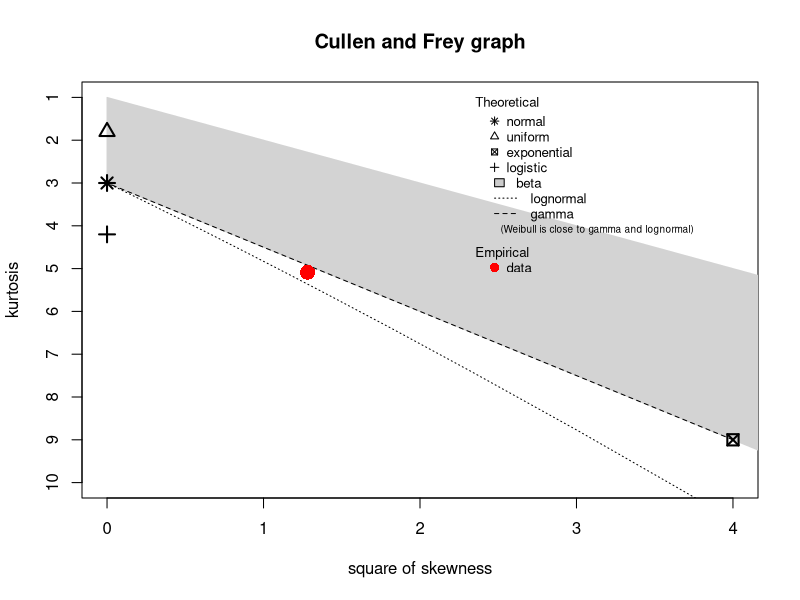
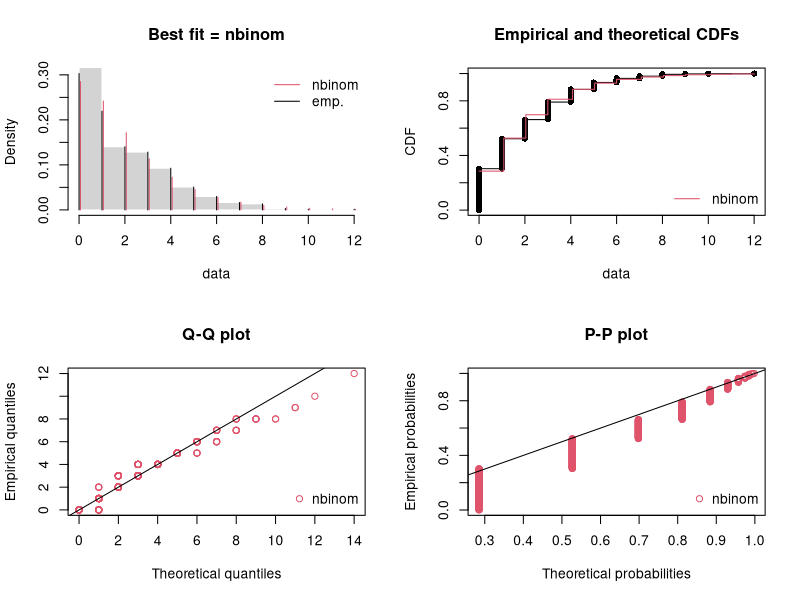
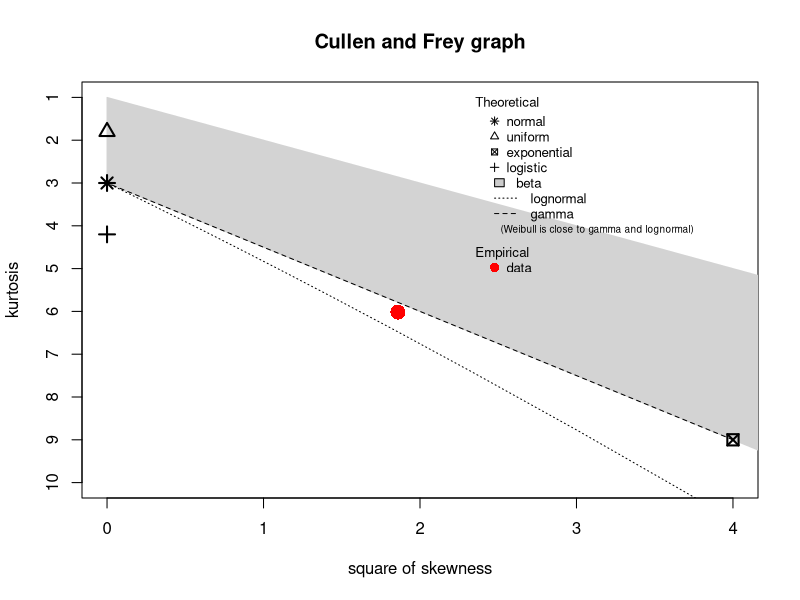

Here is the R script that generated these plots, in order: (Note: this script raises an error after producing the figures.)
# INSTALL PACKAGES
library(readxl)
data <- read_excel("THESISDATA.xlsx")

install.packages("emmeans") # Estimated marginal means
install.packages("multcomp") # Multiple comparisons
install.packages("glmmTMB")
library(emmeans)
library(multcomp)
library(lme4)
library(nlme)
library(MASS)
library(survival)
library(fitdistrplus)
library(glmmTMB)
install.packages("nlme")
install.packages("ordinal")
library(ordinal)

# 1. FIT THE DISTRIBUTIONS TO FIND BEST GLM MODELS 

# Dependent Variables
data$Internal_total
descdist(data$Internal_total)

# install.packages(c("fitdistrplus","MASS")) # if needed
library(fitdistrplus)
library(MASS)
library(fitdistrplus)

best_fit_distribution <- function(x,
                                  bounds = NULL,
                                  candidates = NULL,
                                  plot = TRUE) {
  x <- x[is.finite(x)]  # remove NA/Inf
  n <- length(x)
  if (n < 20) stop("Not enough observations (need >= 20).")
  
  is_integer <- all(abs(x - round(x)) < .Machine$double.eps^0.5)
  unique_vals <- sort(unique(x))
  is_likert <- is_integer && length(unique_vals) <= 7 &&
    all(unique_vals %in% seq(min(unique_vals), max(unique_vals))) &&
    max(unique_vals) <= 7 && min(unique_vals) >= 1
  
  if (is_likert) {
    message("Likert-style ordinal data detected. Use an ordinal model (e.g., ordinal::clmm).")
    return(invisible(NULL))
  }
  
  # Default candidate sets
  if (is.null(candidates)) {
    if (is_integer) {
      candidates <- c("poisson", "nbinom")
    } else {
      candidates <- c("norm", "lnorm", "gamma")
      if (!is.null(bounds) && bounds[1] >= 0 && bounds[2] > bounds[1]) {
        candidates <- c(candidates, "beta_scaled")
      }
    }
  }
  
  # Safe fitting
  safe_fit <- function(expr) {
    tryCatch(suppressWarnings(expr), error = function(e) NULL)
  }
  
  fits <- list()
  aics <- bic <- numeric(0)
  
  for (fam in candidates) {
    fit <- NULL
    if (fam %in% c("norm","lnorm","gamma","poisson","nbinom")) {
      fit <- safe_fit(fitdist(x, distr = fam))
    } else if (fam == "beta_scaled" && !is.null(bounds)) {
      a <- bounds[1]; b <- bounds[2]
      eps <- 1e-6
      x01 <- pmin(pmax((x - a)/(b - a), eps), 1 - eps)
      fit <- safe_fit(fitdist(x01, distr = "beta"))
      if (!is.null(fit)) attr(fit, "beta_scaled_bounds") <- c(a, b)
    }
    
    if (!is.null(fit)) {
      fits[[fam]] <- fit
      k <- length(fit$estimate)
      ll <- fit$loglik
      aics[fam] <- AIC(fit)
      bic[fam] <- -2*ll + k * log(n)
    }
  }
  
  if (length(fits) == 0) stop("No distributions could be fitted.")
  
  tab <- data.frame(
    distribution = names(fits),
    AIC = as.numeric(aics[names(fits)]),
    BIC = as.numeric(bic[names(fits)]),
    row.names = NULL
  )
  tab <- tab[order(tab$AIC), ]
  
  if (plot) {
    op <- par(mfrow = c(2,2))
    on.exit(par(op))
    denscomp(fits[[tab$distribution[1]]], main = paste("Best fit =", tab$distribution[1]))
    cdfcomp(fits[[tab$distribution[1]]])
    qqcomp(fits[[tab$distribution[1]]])
    ppcomp(fits[[tab$distribution[1]]])
  }
  
  return(list(recommended = tab$distribution[1], table = tab, fits = fits))
}

# Test the distribution fits for memory details--> all fit to nbinom
res_cont <- best_fit_distribution(data$External, bounds = c(0,40))
res_cont$recommended
res_cont$table

#Test the distribution for memory ratings
descdist(data$edint)

###############################################################################

#2. MEMORY DETAIL MODELS --Rely on Nbinom distributions

# 2.1. Prepare the variables:
num_from_comma <- function(x) as.numeric(gsub(",", ".", x, fixed = TRUE))

data$Object_OSIQ_Factor12item  <- num_from_comma(data$Object_OSIQ_Factor12item)
data$Spatial_OSIQ_Factor14item <- num_from_comma(data$Spatial_OSIQ_Factor14item)
data$ZVVIQ_TOTAL  <- num_from_comma(data$ZVVIQ_TOTAL)
data$ZMRT_TOTAL <- num_from_comma(data$ZMRT_TOTAL)

data$Emotion_Condition <- as.factor(data$Emotion_Condition)
data$ID <- as.factor(data$ID)

# Optional but helps convergence/interpretation
data$Object_OSIQ_z  <- scale(data$Object_OSIQ_Factor12item)
data$Spatial_OSIQ_z <- scale(data$Spatial_OSIQ_Factor14item)





# Models for Memory Details 

# 1. Internal Details

model1 <- glmmTMB(
  Internal_total ~ Emotion_Condition + ZMRT_TOTAL + Spatial_OSIQ_z + (1 | ID),
  family = nbinom2,
  data = data,
  na.action = na.exclude
)
summary(model1)


model2 <- glmmTMB(
  Internal_total ~ Emotion_Condition + Object_OSIQ_z + Spatial_OSIQ_z + ZVVIQ_TOTAL + ZMRT_TOTAL+(1 | ID),
  family = nbinom2,
  data = data,
  na.action = na.exclude
)
summary(model2)

# 2. Event Details 

model1 <- glmmTMB(
  edint ~ Emotion_Condition + ZMRT_TOTAL + Spatial_OSIQ_z + (1 | ID),
  family = nbinom2,
  data = data,
  na.action = na.exclude
)
summary(model1)


model2 <- glmmTMB(
  edint ~ Emotion_Condition + Object_OSIQ_z + Spatial_OSIQ_z + ZVVIQ_TOTAL + ZMRT_TOTAL+(1 | ID),
  family = nbinom2,
  data = data,
  na.action = na.exclude
)
summary(model2)

# 3. Perceptual Details 

model1 <- glmmTMB(
  percint ~ Emotion_Condition + ZMRT_TOTAL + Spatial_OSIQ_z + (1 | ID),
  family = nbinom2,
  data = data,
  na.action = na.exclude
)
summary(model1)


model2 <- glmmTMB(
  percint ~ Emotion_Condition + Object_OSIQ_z + Spatial_OSIQ_z + ZVVIQ_TOTAL + ZMRT_TOTAL+(1 | ID),
  family = nbinom2,
  data = data,
  na.action = na.exclude
)
summary(model2)


# Now compare using anova()
anova(model1, model2)
AIC(model1, model2)


# 4. Time
model1 <- glmmTMB(
  tint ~ Emotion_Condition + ZMRT_TOTAL + Spatial_OSIQ_z + (1 | ID),
  family = nbinom2,
  data = data,
  na.action = na.exclude
)
summary(model1)


model2 <- glmmTMB(
  tint ~ Emotion_Condition + Object_OSIQ_z + Spatial_OSIQ_z + ZVVIQ_TOTAL + ZMRT_TOTAL+(1 | ID),
  family = nbinom2,
  data = data,
  na.action = na.exclude
)
summary(model2)

# 4.1. Time with interactions
model1 <- glmmTMB(
  tint ~ Emotion_Condition + ZMRT_TOTAL + Spatial_OSIQ_z + (1 | ID),
  family = nbinom2,
  data = data,
  na.action = na.exclude
)
summary(model1)

model2 <- glmmTMB(
  tint ~ Emotion_Condition *ZMRT_TOTAL + Emotion_Condition *Spatial_OSIQ_z + (1 | ID),
  family = nbinom2,
  data = data,
  na.action = na.exclude
)
summary(model2)

# 5. Place
model1 <- glmmTMB(
  plint ~ Emotion_Condition + ZMRT_TOTAL + Spatial_OSIQ_z + (1 | ID),
  family = nbinom2,
  data = data,
  na.action = na.exclude
)
summary(model1)


model2 <- glmmTMB(
  plint ~ Emotion_Condition + Object_OSIQ_z + Spatial_OSIQ_z + ZVVIQ_TOTAL + ZMRT_TOTAL+(1 | ID),
  family = nbinom2,
  data = data,
  na.action = na.exclude
)
summary(model2)

# Now compare using anova()
anova(model1, model2)
AIC(model1, model2)

# 5. Place with Interactions
model1 <- glmmTMB(
  plint ~ Emotion_Condition + ZMRT_TOTAL + Spatial_OSIQ_z + (1 | ID),
  family = nbinom2,
  data = data,
  na.action = na.exclude
)
summary(model1)


model2 <- glmmTMB(
  plint ~ Emotion_Condition*Spatial_OSIQ_z + Emotion_Condition*ZMRT_TOTAL (1 | ID),
  family = nbinom2,
  data = data,
  na.action = na.exclude
)
summary(model2)


# Now compare using anova()
anova(model1, model2)
AIC(model1, model2)

# 6. Thought
model1 <- glmmTMB(
  thoint ~ Emotion_Condition + ZMRT_TOTAL + Spatial_OSIQ_z + (1 | ID),
  family = nbinom2,
  data = data,
  na.action = na.exclude
)
summary(model1)


model2 <- glmmTMB(
  thoint ~ Emotion_Condition + Object_OSIQ_z + Spatial_OSIQ_z + ZVVIQ_TOTAL + ZMRT_TOTAL+(1 | ID),
  family = nbinom2,
  data = data,
  na.action = na.exclude
)
summary(model2)
###############################################################################

# PHENOMENOLOGY MODELS with CLMM:


# Random intercept for ID
# 1. Vividness

model_likert <- clmm(
  as.factor(Vividness) ~ Emotion_Condition +  Object_OSIQ_z + ZVVIQ_TOTAL + (1|ID),
  data = data
)
summary(model_likert)

model_likert2 <- clmm(
  as.factor(Vividness) ~ Emotion_Condition +  Object_OSIQ_z + Spatial_OSIQ_z + ZVVIQ_TOTAL + ZMRT_TOTAL+(1|ID),
  data = data
)
summary(model_likert2)

anova(model_likert, model_likert2)
AIC(model_likert, model_likert2)

#1.1. Vividness with interactions

model_likert <- clmm(
  as.factor(Vividness) ~ Emotion_Condition +  Object_OSIQ_z + ZVVIQ_TOTAL + (1|ID),
  data = data
)
summary(model_likert)

model_likert2 <- clmm(
  as.factor(Vividness) ~  Emotion_Condition*ZVVIQ_TOTAL +(1|ID),
  data = data
)
summary(model_likert2)

anova(model_likert, model_likert2)
AIC(model_likert, model_likert2)


# 2. Reliving
model_likert <- clmm(
  as.factor(Reliving) ~ Emotion_Condition +  Object_OSIQ_z + ZVVIQ_TOTAL + (1|ID),
  data = data
)
summary(model_likert)

model_likert2 <- clmm(
  as.factor(Reliving) ~ Emotion_Condition +  Object_OSIQ_z + Spatial_OSIQ_z + ZVVIQ_TOTAL + ZMRT_TOTAL+(1|ID),
  data = data
)
summary(model_likert2)

anova(model_likert, model_likert2)
AIC(model_likert, model_likert2)

# 2.1. Reliving with Interactions
model_likert <- clmm(
  as.factor(Reliving) ~ Emotion_Condition +  Object_OSIQ_z + ZVVIQ_TOTAL + (1|ID),
  data = data
)
summary(model_likert)

model_likert2 <- clmm(
  as.factor(Reliving) ~ Emotion_Condition*Object_OSIQ_z + ZVVIQ_TOTAL*Emotion_Condition +(1|ID),
  data = data
)
summary(model_likert2)

anova(model_likert, model_likert2)
AIC(model_likert, model_likert2)

# 3. Intensity
model_likert <- clmm(
  as.factor(Intensity) ~ Emotion_Condition +  Object_OSIQ_z + ZVVIQ_TOTAL + (1|ID),
  data = data
)
summary(model_likert)

model_likert2 <- clmm(
  as.factor(Intensity) ~ Emotion_Condition +  Object_OSIQ_z + Spatial_OSIQ_z + ZVVIQ_TOTAL + ZMRT_TOTAL+(1|ID),
  data = data
)
summary(model_likert2)

anova(model_likert, model_likert2)
AIC(model_likert, model_likert2)

# 3.1. Intensity with Interactions
model_likert <- clmm(
  as.factor(Intensity) ~ Emotion_Condition +  Object_OSIQ_z + ZVVIQ_TOTAL + (1|ID),
  data = data
)
summary(model_likert)

model_likert2 <- clmm(
  as.factor(Intensity) ~ Emotion_Condition*Object_OSIQ_z + ZVVIQ_TOTAL*Emotion_Condition +(1|ID),
  data = data
)
summary(model_likert2)

anova(model_likert, model_likert2)
AIC(model_likert, model_likert2)

# 4. Importance 
model_likert <- clmm(
  as.factor(Importance) ~ Emotion_Condition +  Object_OSIQ_z + ZVVIQ_TOTAL + (1|ID),
  data = data
)
summary(model_likert)

model_likert2 <- clmm(
  as.factor(Importance) ~ Emotion_Condition +  Object_OSIQ_z + Spatial_OSIQ_z + ZVVIQ_TOTAL + ZMRT_TOTAL+(1|ID),
  data = data
)
summary(model_likert2)

anova(model_likert, model_likert2)
AIC(model_likert, model_likert2)

# 4.1. Importance with Interactions
model_likert <- clmm(
  as.factor(Importance) ~ Emotion_Condition +  Object_OSIQ_z + ZVVIQ_TOTAL + (1|ID),
  data = data
)
summary(model_likert)

model_likert2 <- clmm(
  as.factor(Importance) ~ Emotion_Condition*Object_OSIQ_z + ZVVIQ_TOTAL*Emotion_Condition +(1|ID),
  data = data
)
summary(model_likert2)

anova(model_likert, model_likert2)
AIC(model_likert, model_likert2)
# maybe i should add spatial imagery as well 


# 5. MTT  
model_likert <- clmm(
  as.factor(MTT) ~ Emotion_Condition +  Object_OSIQ_z + ZVVIQ_TOTAL + (1|ID),
  data = data
)
summary(model_likert)

model_likert2 <- clmm(
  as.factor(MTT) ~ Emotion_Condition +  Object_OSIQ_z + Spatial_OSIQ_z + ZVVIQ_TOTAL + ZMRT_TOTAL+(1|ID),
  data = data
)
summary(model_likert2)

anova(model_likert, model_likert2)
AIC(model_likert, model_likert2)

# 6. Visual  
model_likert <- clmm(
  as.factor(Visual) ~ Emotion_Condition +  Object_OSIQ_z + ZVVIQ_TOTAL + (1|ID),
  data = data
)
summary(model_likert)

model_likert2 <- clmm(
  as.factor(Visual) ~ Emotion_Condition +  Object_OSIQ_z + Spatial_OSIQ_z + ZVVIQ_TOTAL + ZMRT_TOTAL+(1|ID),
  data = data
)
summary(model_likert2)

anova(model_likert, model_likert2)
AIC(model_likert, model_likert2)


# 7. Auditory  
model_likert <- clmm(
  as.factor(Auditory) ~ Emotion_Condition +  Object_OSIQ_z + ZVVIQ_TOTAL + (1|ID),
  data = data
)
summary(model_likert)

model_likert2 <- clmm(
  as.factor(Auditory) ~ Emotion_Condition +  Object_OSIQ_z + Spatial_OSIQ_z + ZVVIQ_TOTAL + ZMRT_TOTAL+(1|ID),
  data = data
)
summary(model_likert2)

anova(model_likert, model_likert2)
AIC(model_likert, model_likert2)

# 7.1. Auditory with Interactions
model_likert <- clmm(
  as.factor(Auditory) ~ Emotion_Condition +  Object_OSIQ_z + ZVVIQ_TOTAL + (1|ID),
  data = data
)
summary(model_likert)

model_likert2 <- clmm(
  as.factor(Auditory) ~ Emotion_Condition*Object_OSIQ_z + ZVVIQ_TOTAL*Emotion_Condition +(1|ID),
  data = data
)
summary(model_likert2)

anova(model_likert, model_likert2)
AIC(model_likert, model_likert2)

# 8. Odor-taste  
model_likert <- clmm(
  as.factor(Odortaste) ~ Emotion_Condition +  Object_OSIQ_z + ZVVIQ_TOTAL + (1|ID),
  data = data
)
summary(model_likert)

model_likert2 <- clmm(
  as.factor(Odortaste) ~ Emotion_Condition +  Object_OSIQ_z + Spatial_OSIQ_z + ZVVIQ_TOTAL + ZMRT_TOTAL+(1|ID),
  data = data
)
summary(model_likert2)

anova(model_likert, model_likert2)
AIC(model_likert, model_likert2)

# 8.1. Odortaste with Interactions
model_likert <- clmm(
  as.factor(Odortaste) ~ Emotion_Condition +  Object_OSIQ_z + ZVVIQ_TOTAL + (1|ID),
  data = data
)
summary(model_likert)

model_likert2 <- clmm(
  as.factor(Odortaste) ~  ZVVIQ_TOTAL*Emotion_Condition +(1|ID),
  data = data
)
summary(model_likert2)

anova(model_likert, model_likert2)
AIC(model_likert, model_likert2)

# 9. Tactile
model_likert <- clmm(
  as.factor(Tactile) ~ Emotion_Condition +  Object_OSIQ_z + ZVVIQ_TOTAL + (1|ID),
  data = data
)
summary(model_likert)

model_likert2 <- clmm(
  as.factor(Tactile) ~ Emotion_Condition +  Object_OSIQ_z + Spatial_OSIQ_z + ZVVIQ_TOTAL + ZMRT_TOTAL+(1|ID),
  data = data
)
summary(model_likert2)

anova(model_likert, model_likert2)
AIC(model_likert, model_likert2)

# 9. Verbal
model_likert <- clmm(
  as.factor(Verbal) ~ Emotion_Condition +  Object_OSIQ_z + ZVVIQ_TOTAL + (1|ID),
  data = data
)
summary(model_likert)

model_likert2 <- clmm(
  as.factor(Verbal) ~ Emotion_Condition +  Object_OSIQ_z + Spatial_OSIQ_z + ZVVIQ_TOTAL + ZMRT_TOTAL+(1|ID),
  data = data
)
summary(model_likert2)

anova(model_likert, model_likert2)
AIC(model_likert, model_likert2)
#############################################################################

# POST HOC ANALYSIS
# Compute estimated marginal means
em <- emmeans(model, ~  part)
pairwise_part <- contrast(em, method = "pairwise")
print(pairwise_part)

# Pairwise comparisons for a specific factor within another factor's levels
emmeans(model, pairwise ~ part | Group |round)

# Pairwise comparisons
pairs(em)

# Bonferroni-adjusted comparisons
pairs(em, adjust = "bonferroni")


#PLOT THEM
plot(em, comparisons = TRUE)
interaction.plot(dataforSentimentParts_allrounds$part, dataforSentimentParts_allrounds$Group, dataforSentimentParts_allrounds$value)
